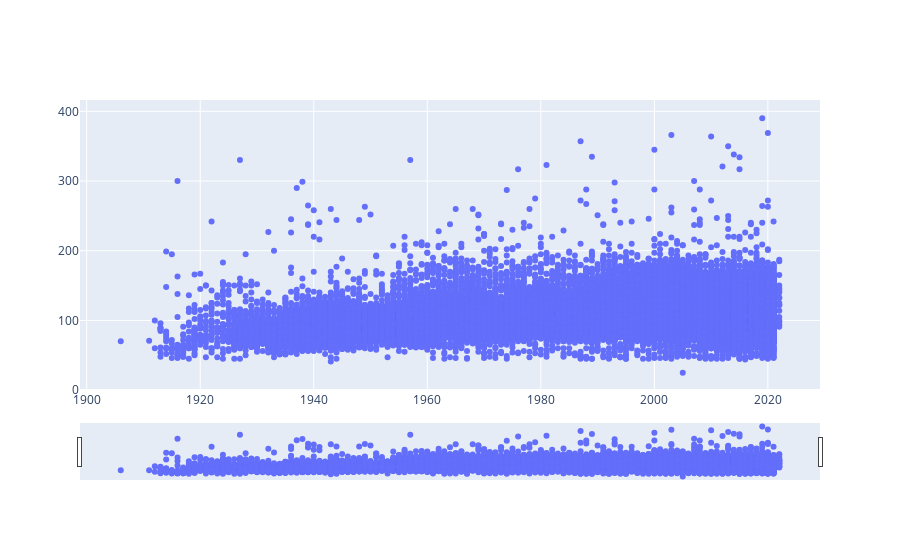

The code cell stored with this chart in its notebook:
### Code cell
import plotly.graph_objects as px
import plotly.express as go

x = film_years['startYear']
y = film_years['runtimeMinutes']

plot = px.Figure(data=[px.Scatter(
    x=x,
    y=y,
    mode='markers',)
])

plot.update_layout(
    xaxis=dict(
        rangeselector=dict(
            buttons=list([
                dict(count=1,
                step="year",
                stepmode="backward"),
            ])
        ),
        rangeslider=dict(
            visible=True
        ),
    )
)

plot.show()

### Figure 1 — Plotly figure (JSON) as saved in the notebook; plotly's stock layout.template omitted (floating-point values rounded to 4 significant figures; data arrays with more than 128 entries replaced by an {"elided": "..."} marker saying what was removed)
{"data": [{"mode": "markers", "type": "scatter", "x": {"elided": "52458 int values"}, "y": {"elided": "52458 int values"}}], "layout": {"xaxis": {"rangeselector": {"buttons": [{"count": 1, "step": "year", "stepmode": "backward"}]}, "rangeslider": {"visible": true}}}}
